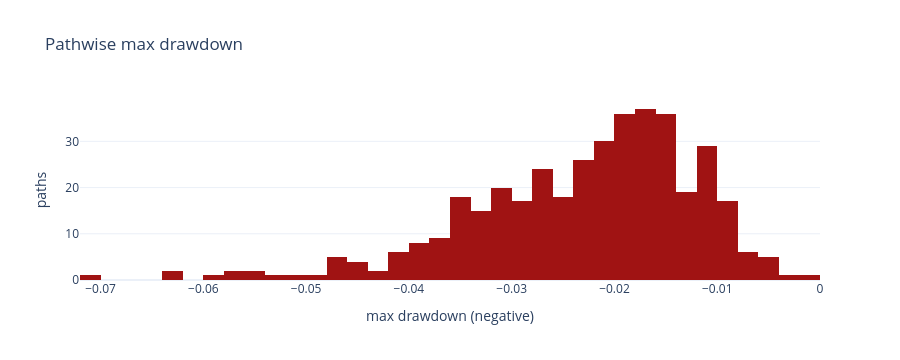
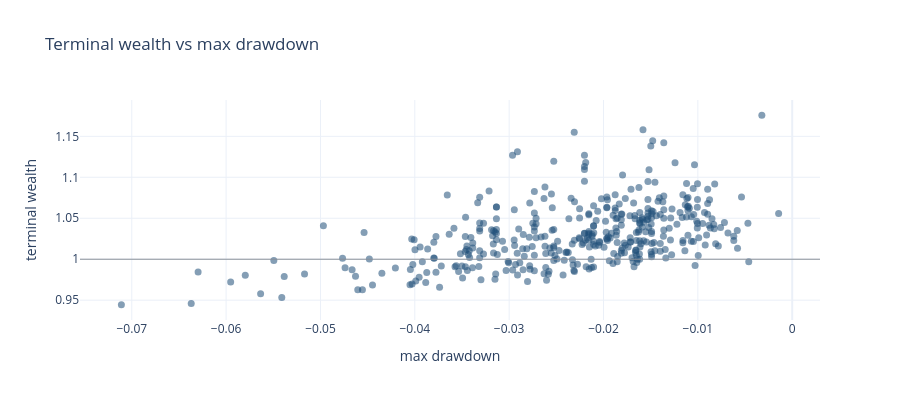

Notebook code for these charts, in order:
### Markdown cell above
## 5. Pathwise holes

Not $P(\mathrm{ever\ underwater})$. Max-DD distribution, time spent below the peak, bars to recover from the trough, and the scatter of **terminal wealth vs max DD** (is $E[W_H]$ bought with a deep hole?). Top-decile EV share flags a fragile right tail.

### Code cell
if not PACK:
    raise RuntimeError("run() did not populate PACK")
print("holes head")
display(PACK["holes"].head())
display(PACK["holes_summary"].to_frame("value"))
display(PACK["concentration"].to_frame("value"))
display(PACK["max_dd_hist"])
display(PACK["dd_scatter"])

### Figure 1 — Plotly figure (JSON) as saved in the notebook; plotly's stock layout.template omitted (floating-point values rounded to 4 significant figures; data arrays with more than 128 entries replaced by an {"elided": "..."} marker saying what was removed)
{"data": [{"marker": {"color": "#a01313"}, "name": "max DD", "nbinsx": 36, "type": "histogram", "x": {"elided": "400 float values"}}], "layout": {"height": 360, "title": {"text": "Pathwise max drawdown"}, "xaxis": {"title": {"text": "max drawdown (negative)"}}, "yaxis": {"title": {"text": "paths"}}}}

### Figure 2 — Plotly figure (JSON) as saved in the notebook; plotly's stock layout.template omitted (floating-point values rounded to 4 significant figures; data arrays with more than 128 entries replaced by an {"elided": "..."} marker saying what was removed)
{"data": [{"marker": {"color": "#1f4e79", "opacity": 0.55, "size": 7}, "mode": "markers", "name": "paths", "type": "scatter", "x": {"elided": "400 float values"}, "y": {"elided": "400 float values"}}], "layout": {"height": 400, "shapes": [{"line": {"color": "#8a9199", "width": 1}, "type": "line", "x0": 0, "x1": 1, "xref": "x domain", "y0": 1, "y1": 1, "yref": "y"}], "title": {"text": "Terminal wealth vs max drawdown"}, "xaxis": {"title": {"text": "max drawdown"}}, "yaxis": {"title": {"text": "terminal wealth"}}}}
